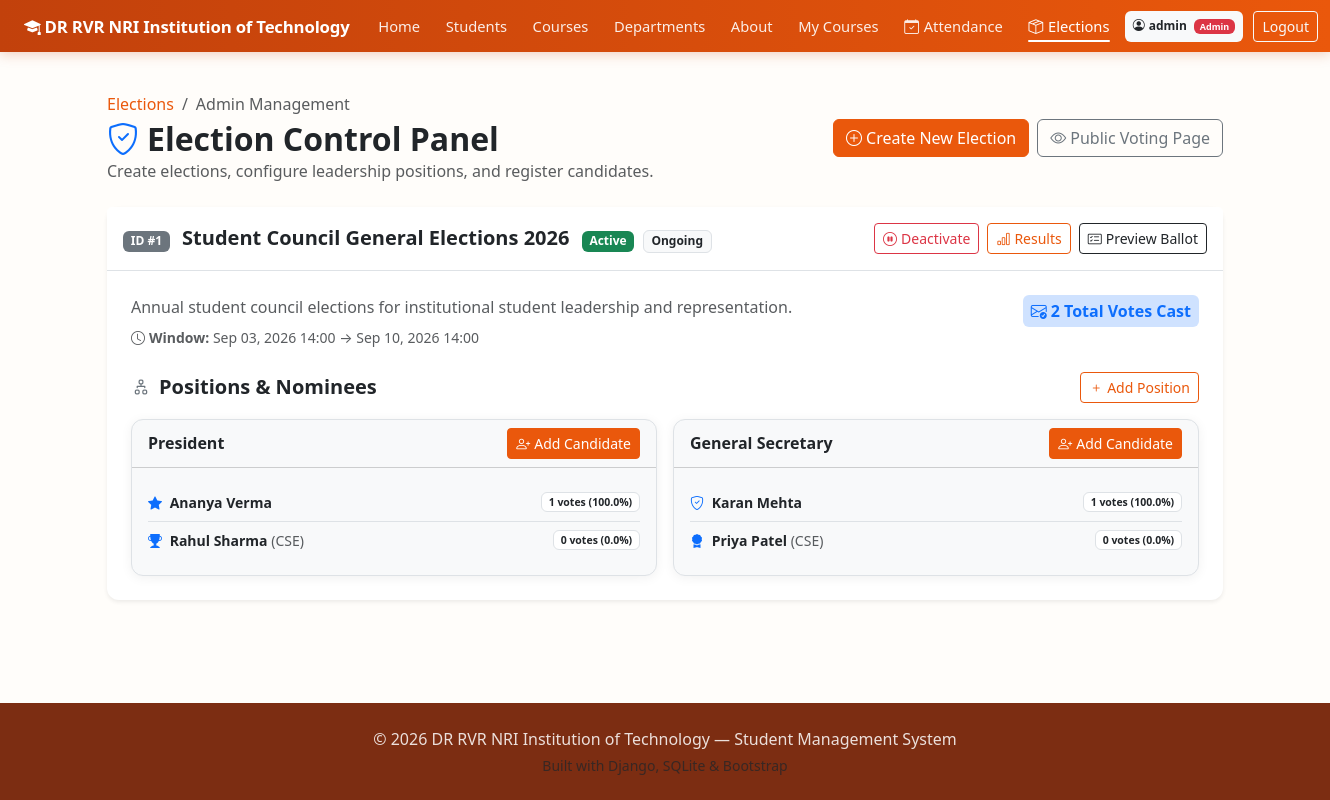
The app's page /elections/manage/ (signed in) with its own data.
### core/models.py (models this page shows, shortened)
class User(AbstractUser):
    ROLE_CHOICES = [
        ('admin', 'Admin'),
        ('student', 'Student'),
    ]
    role = models.CharField(max_length=20, choices=ROLE_CHOICES, default='student')

class Election(models.Model):
    title = models.CharField(max_length=200)
    description = models.TextField(blank=True, null=True)
    start_date = models.DateTimeField(default=timezone.now)
    end_date = models.DateTimeField()
    is_active = models.BooleanField(default=True)
    created_at = models.DateTimeField(auto_now_add=True)
    class Meta:
        ordering = ['-created_at']
    @property
    def status_label(self):
        now = timezone.now()
        if not self.is_active:
            return 'Inactive'
        if now < self.start_date:
            return 'Upcoming'
        elif self.start_date <= now <= self.end_date:
            return 'Ongoing'
        else:
            return 'Ended'
    @property
    def total_votes_cast(self):
        return Vote.objects.filter(position__election=self).count()

class ElectionPosition(models.Model):
    election = models.ForeignKey(Election, on_delete=models.CASCADE, related_name='positions')
    title = models.CharField(max_length=150)
    description = models.TextField(blank=True, null=True)
    display_order = models.IntegerField(default=0)
    class Meta:
        ordering = ['display_order', 'title']
    @property
    def total_votes(self):
        return self.votes.count()

class Candidate(models.Model):
    position = models.ForeignKey(ElectionPosition, on_delete=models.CASCADE, related_name='candidates')
    student = models.ForeignKey(Student, on_delete=models.SET_NULL, null=True, blank=True, related_name='candidacies')
    name = models.CharField(max_length=150)
    manifesto = models.TextField(blank=True, null=True)
    symbol_icon = models.CharField(max_length=50, default='bi-person-badge', help_text="Bootstrap icon name like bi-award-fill, bi-star-fill, etc.")
    class Meta:
        ordering = ['name']
    @property
    def vote_count(self):
        return self.votes.count()
    @property
    def vote_percentage(self):
        pos_votes = self.position.total_votes
        if pos_votes == 0:
            return 0
        return round((self.vote_count / pos_votes) * 100, 1)

class Student(models.Model):
    roll_number = models.CharField(max_length=30, unique=True)
    first_name = models.CharField(max_length=80)
    last_name = models.CharField(max_length=80)
    email = models.EmailField(max_length=120, unique=True)
    phone = models.CharField(max_length=20, blank=True, null=True)
    date_of_birth = models.DateField(blank=True, null=True)
    gender = models.CharField(max_length=10, blank=True, null=True)
    address = models.TextField(blank=True, null=True)
    enrollment_year = models.IntegerField(default=current_year)
    department = models.ForeignKey(Department, on_delete=models.CASCADE, related_name='students')
    user = models.OneToOneField(
        settings.AUTH_USER_MODEL,
        on_delete=models.SET_NULL,
        null=True,
        blank=True,
        related_name='student_profile'
    )
    class Meta:
        ordering = ['first_name', 'last_name']
    @property
    def full_name(self):
        return f"{self.first_name} {self.last_name}"

class Department(models.Model):
    name = models.CharField(max_length=120, unique=True)
    code = models.CharField(max_length=20, unique=True)
    head_of_department = models.CharField(max_length=120, blank=True, null=True)
    description = models.TextField(blank=True, null=True)
    class Meta:
        ordering = ['name']

### core/views.py (the view)
# urls.py: path('elections/manage/', views.admin_elections, name='admin_elections'),
@admin_required
def admin_elections(request):
    elections = Election.objects.prefetch_related('positions__candidates').all()
    students = Student.objects.order_by('first_name', 'last_name')
    return render(request, 'admin_elections.html', {
        'elections': elections,
        'students': students,
    })

### templates/admin_elections.html (shortened to what this page needs)
{% extends 'base.html' %}
{% block content %}
<div class="d-flex justify-content-between align-items-center mb-4 flex-wrap gap-2">
    <div>
        <nav aria-label="breadcrumb">
            <ol class="breadcrumb mb-1">
                <li class="breadcrumb-item"><a href="{% url 'elections_list' %}">Elections</a></li>
                <li class="breadcrumb-item active">Admin Management</li>
            </ol>
        </nav>
        <h2 class="fw-bold mb-0"><i class="bi bi-shield-check text-primary me-2"></i>Election Control Panel</h2>
        <p class="text-muted mb-0">Create elections, configure leadership positions, and register candidates.</p>
    </div>
    <div class="d-flex gap-2">
        <a href="{% url 'add_election' %}" class="btn btn-primary">
            <i class="bi bi-plus-circle me-1"></i>Create New Election
        </a>
        <a href="{% url 'elections_list' %}" class="btn btn-outline-secondary">
            <i class="bi bi-eye me-1"></i>Public Voting Page
        </a>
    </div>
</div>
{% for election in elections %}
<div class="card shadow-sm border-0 mb-4">
    <div class="card-header bg-white py-3 border-bottom d-flex justify-content-between align-items-center flex-wrap gap-2">
        <div>
            <span class="badge bg-secondary me-2">ID #{{ election.id }}</span>
            <strong class="fs-5 text-dark">{{ election.title }}</strong>
            {% if election.is_active %}
                <span class="badge bg-success ms-2">Active</span>
            {% else %}
                <span class="badge bg-danger ms-2">Deactivated</span>
            {% endif %}
            <span class="badge bg-light text-dark border ms-1">{{ election.status_label }}</span>
        </div>
        <div class="d-flex align-items-center gap-2">
            <form method="post" action="{% url 'toggle_election' election.id %}" class="d-inline">
                <button type="submit" class="btn btn-sm {% if election.is_active %}btn-outline-danger{% else %}btn-outline-success{% endif %}">
                    {% if election.is_active %}<i class="bi bi-pause-circle me-1"></i>Deactivate{% else %}<i class="bi bi-play-circle me-1"></i>Activate{% endif %}
                </button>
            </form>
            <a href="{% url 'election_results' election.id %}" class="btn btn-outline-primary btn-sm">
                <i class="bi bi-bar-chart me-1"></i>Results
            </a>
            <a href="{% url 'election_ballot' election.id %}" class="btn btn-outline-dark btn-sm">
                <i class="bi bi-card-checklist me-1"></i>Preview Ballot
            </a>
        </div>
    </div>
    <div class="card-body p-4">
        <div class="row mb-4">
            <div class="col-md-8">
                <p class="text-muted mb-2">{{ election.description|default:"No description provided." }}</p>
                <div class="text-muted small">
                    <i class="bi bi-clock me-1"></i><strong>Window:</strong> {{ election.start_date|date:"M d, Y H:i" }} &rarr; {{ election.end_date|date:"M d, Y H:i" }}
                </div>
            </div>
            <div class="col-md-4 text-md-end mt-2 mt-md-0">
                <span class="badge bg-primary-subtle text-primary p-2 fs-6">
                    <i class="bi bi-envelope-check me-1"></i>{{ election.total_votes_cast }} Total Votes Cast
                </span>
            </div>
        </div>
        <div class="d-flex justify-content-between align-items-center mb-3">
            <h5 class="fw-bold mb-0"><i class="bi bi-diagram-2 text-secondary me-2"></i>Positions &amp; Nominees</h5>
            <button type="button" class="btn btn-sm btn-outline-primary" data-bs-toggle="modal" data-bs-target="#posModal{{ election.id }}">
                <i class="bi bi-plus me-1"></i>Add Position
            </button>
        </div>
        <div class="row g-3">
            {% for pos in election.positions.all %}
            <div class="col-md-6">
                <div class="card h-100 bg-light border">
                    <div class="card-header bg-transparent py-2 d-flex justify-content-between align-items-center">
                        <strong class="text-dark">{{ pos.title }}</strong>
                        <button type="button" class="btn btn-xs btn-primary btn-sm" data-bs-toggle="modal" data-bs-target="#candModal{{ pos.id }}">
                            <i class="bi bi-person-plus me-1"></i>Add Candidate
                        </button>
                    </div>
                    <div class="card-body p-3">
                        <div class="list-group list-group-flush small">
                            {% for cand in pos.candidates.all %}
                            <div class="list-group-item bg-transparent d-flex justify-content-between align-items-center px-0 py-2">
                                <div>
                                    <i class="bi {{ cand.symbol_icon }} text-primary me-1"></i>
                                    <strong>{{ cand.name }}</strong>
                                    {% if cand.student %}
                                        <span class="text-muted">({{ cand.student.department.code }})</span>
                                    {% endif %}
                                </div>
                                <span class="badge bg-white text-dark border">{{ cand.vote_count }} votes ({{ cand.vote_percentage }}%)</span>
                            </div>
                            {% empty %}
                            <span class="text-muted small italic py-2">No candidates yet. Click "Add Candidate" above.</span>
                            {% endfor %}
                        </div>
                    </div>
                </div>
            </div>
            {% empty %}
            <div class="col-12">
                <p class="text-muted small mb-0">No positions configured for this election yet. Click "Add Position" above.</p>
            </div>
            {% endfor %}
        </div>
    </div>
</div>
{% endfor %}
{% endblock %}

### templates/base.html (shortened to what this page needs)
{% load static %}
<!DOCTYPE html>
<html lang="en">
<head>
    <link href="https://cdn.jsdelivr.net/npm/bootstrap@5.3.3/dist/css/bootstrap.min.css" rel="stylesheet">
    <link href="https://cdn.jsdelivr.net/npm/bootstrap-icons@1.11.3/font/bootstrap-icons.css" rel="stylesheet">
    <link href="{% static 'css/style.css' %}" rel="stylesheet">
</head>
<body>
<nav class="navbar navbar-expand-xl navbar-dark sticky-top">
    <div class="container-fluid px-lg-4 px-3">
        <a class="navbar-brand fw-bold" href="{% url 'home' %}">
            <i class="bi bi-mortarboard-fill me-1"></i>DR RVR NRI Institution of Technology
        </a>
        <div class="collapse navbar-collapse" id="navMenu">
            <ul class="navbar-nav me-auto mb-2 mb-xl-0 align-items-xl-center">
                <li class="nav-item">
                    <a class="nav-link text-nowrap {% if request.resolver_match.url_name == 'home' %}active{% endif %}" href="{% url 'home' %}">Home</a>
                </li>
                <li class="nav-item">
                    <a class="nav-link text-nowrap {% if request.resolver_match.url_name == 'students' %}active{% endif %}" href="{% url 'students' %}">Students</a>
                </li>
                <li class="nav-item">
                    <a class="nav-link text-nowrap {% if request.resolver_match.url_name == 'courses' or request.resolver_match.url_name == 'course_detail' %}active{% endif %}" href="{% url 'courses' %}">Courses</a>
                </li>
                <li class="nav-item">
                    <a class="nav-link text-nowrap {% if request.resolver_match.url_name == 'departments' %}active{% endif %}" href="{% url 'departments' %}">Departments</a>
                </li>
                <li class="nav-item">
                    <a class="nav-link text-nowrap {% if request.resolver_match.url_name == 'about' %}active{% endif %}" href="{% url 'about' %}">About</a>
                </li>
                {% if request.user.is_authenticated %}
                <li class="nav-item">
                    <a class="nav-link text-nowrap {% if request.resolver_match.url_name == 'my_courses' %}active{% endif %}" href="{% url 'my_courses' %}">My Courses</a>
                </li>
                <li class="nav-item">
                    <a class="nav-link text-nowrap {% if 'attendance' in request.resolver_match.url_name %}active{% endif %}" href="{% if request.user.role == 'admin' or request.user.is_staff or request.user.is_superuser %}{% url 'attendance_dashboard' %}{% else %}{% url 'my_attendance' %}{% endif %}">
                        <i class="bi bi-calendar-check"></i><span>Attendance</span>
                    </a>
                </li>
                <li class="nav-item">
                    <a class="nav-link text-nowrap {% if 'election' in request.resolver_match.url_name %}active{% endif %}" href="{% url 'elections_list' %}">
                        <i class="bi bi-box-seam"></i><span>Elections</span>
                    </a>
                </li>
                {% endif %}
            </ul>
            <ul class="navbar-nav align-items-xl-center">
                {% if request.user.is_authenticated %}
                    <li class="nav-item me-2 my-1 my-xl-0">
                        <span class="badge text-bg-light text-dark py-2 px-2 text-nowrap">
                            <i class="bi bi-person-circle me-1"></i>{{ request.user.username }}
                            {% if request.user.role == 'admin' or request.user.is_staff or request.user.is_superuser %}<span class="badge bg-danger ms-1">Admin</span>{% endif %}
                        </span>
                    </li>
                    <li class="nav-item my-1 my-xl-0">
                        <a class="btn btn-outline-light btn-sm text-nowrap" href="{% url 'logout' %}">Logout</a>
                    </li>
                {% endif %}
            </ul>
        </div>
    </div>
</nav>
<main class="container my-4 flex-grow-1">
    {% block content %}{% endblock %}
</main>
<footer class="footer mt-auto py-4">
    <div class="container text-center">
        <p class="mb-1">&copy; 2026 DR RVR NRI Institution of Technology — Student Management System</p>
        <p class="mb-0 small text-muted">Built with Django, SQLite &amp; Bootstrap</p>
    </div>
</footer>
</body>
</html>

### records on screen
User: user.username "admin"
Election: id "1", title "Student Council General Elections 2026", shows "Active", status_label "Ongoing", shows "Deactivate", description "Annual student council elections for institutional student leadership and representation.", start_date "Sep 03, 2026 14:00", end_date "Sep 10, 2026 14:00", total_votes_cast "2"
ElectionPosition: title "President"
Candidate: name "Ananya Verma", vote_count "1", vote_percentage "100.0"
Candidate: name "Rahul Sharma", student.department.code "CSE", vote_count "0", vote_percentage "0.0"
ElectionPosition: title "General Secretary"
Candidate: name "Karan Mehta", vote_count "1", vote_percentage "100.0"
Candidate: name "Priya Patel", student.department.code "CSE", vote_count "0", vote_percentage "0.0"
